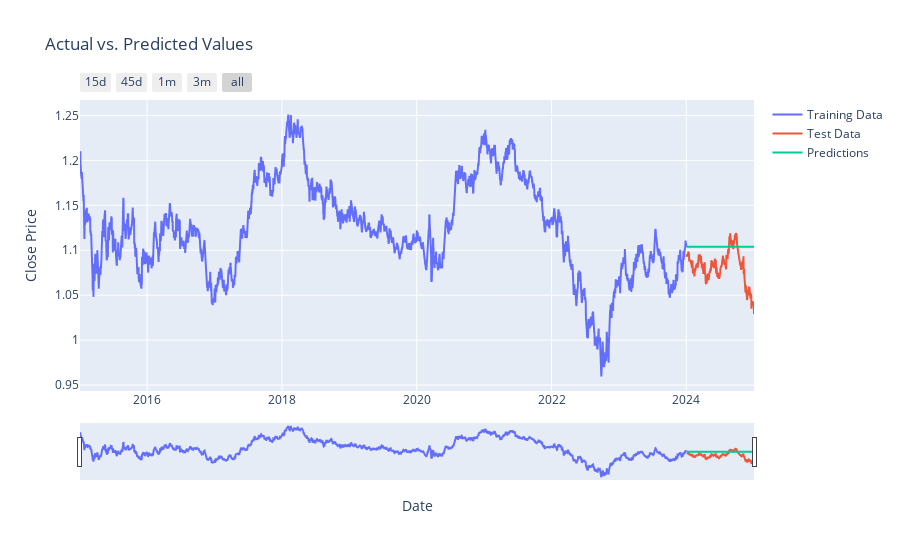

The notebook cell this image was saved under:
### Code cell
# Make predictions on the test data
predictions = fitted_arima_model.predict(start=df_test.index[0], end=df_test.index[-1], dynamic=False)

# Make predictions on the test data
predictions = fitted_arima_model.predict(start=df_test.index[0], end=df_test.index[-1], dynamic=False)

# Create a trace for training data
trace1 = go.Scatter(
    x=df_train.index,
    y=df_train.close,
    mode='lines',
    name='Training Data'
)

# Create a trace for test data
trace2 = go.Scatter(
    x=df_test.index,
    y=df_test.close,
    mode='lines',
    name='Test Data'
)

# Create a trace for predicted values
trace3 = go.Scatter(
    x=predictions.index,
    y=predictions.values,
    mode='lines',
    name='Predictions'
)

# Combine all traces in a list
data_x = [trace1, trace2, trace3]

# Create a layout
layout = go.Layout(
    title='Actual vs. Predicted Values',
    xaxis=dict(title='Date'),
    yaxis=dict(title='Close Price')
)

# Create a figure
fig = go.Figure(data=data_x, layout=layout)


# X-Axes
fig.update_xaxes(
    rangeslider_visible=True,
    rangeselector=dict(
        buttons=list([
            dict(count=15, label="15d", step="day", stepmode="backward"),
            dict(count=45, label="45d", step="day", stepmode="backward"),
            dict(count=1, label="1m", step="month", stepmode="backward"),
            dict(count=3, label="3m", step="month", stepmode="backward"),
            dict(step="all")
        ])
    )
)

# Show the figure
fig.show()a

### Figure 1 — Plotly figure (JSON) as saved in the notebook; plotly's stock layout.template omitted (floating-point values rounded to 4 significant figures; data arrays with more than 128 entries replaced by an {"elided": "..."} marker saying what was removed)
{"data": [{"mode": "lines", "name": "Training Data", "type": "scatter", "x": {"elided": "3288 str values"}, "y": {"elided": "3288 float values"}}, {"mode": "lines", "name": "Test Data", "type": "scatter", "x": {"elided": "366 str values"}, "y": {"elided": "366 float values"}}, {"mode": "lines", "name": "Predictions", "type": "scatter", "x": {"elided": "366 str values"}, "y": {"elided": "366 float values"}}], "layout": {"title": {"text": "Actual vs. Predicted Values"}, "xaxis": {"rangeselector": {"buttons": [{"count": 15, "label": "15d", "step": "day", "stepmode": "backward"}, {"count": 45, "label": "45d", "step": "day", "stepmode": "backward"}, {"count": 1, "label": "1m", "step": "month", "stepmode": "backward"}, {"count": 3, "label": "3m", "step": "month", "stepmode": "backward"}, {"step": "all"}]}, "rangeslider": {"visible": true}, "title": {"text": "Date"}}, "yaxis": {"title": {"text": "Close Price"}}}}
